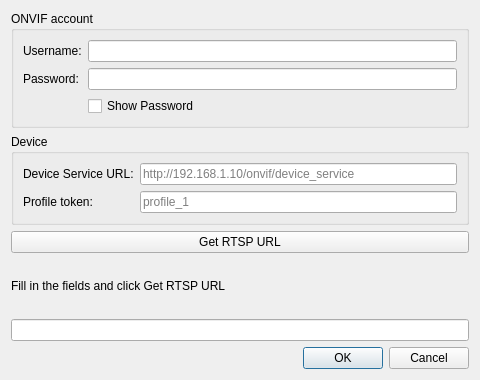
<?xml version="1.0" encoding="UTF-8"?>
<ui version="4.0">
 <class>COnvifManualAdd</class>
 <widget class="QDialog" name="COnvifManualAdd">
  <property name="geometry">
   <rect>
    <x>0</x>
    <y>0</y>
    <width>480</width>
    <height>380</height>
   </rect>
  </property>
  <property name="windowTitle">
   <string>ONVIF — manual add</string>
  </property>
  <layout class="QVBoxLayout" name="verticalLayout">
   <item>
    <widget class="QGroupBox" name="Credentials_GroupBox">
     <property name="title">
      <string>ONVIF account</string>
     </property>
     <layout class="QFormLayout" name="formLayout">
      <item row="0" column="0">
       <widget class="QLabel" name="Username_Label">
        <property name="text">
         <string>Username:</string>
        </property>
       </widget>
      </item>
      <item row="0" column="1">
       <widget class="QLineEdit" name="Username_Edit"/>
      </item>
      <item row="1" column="0">
       <widget class="QLabel" name="Password_Label">
        <property name="text">
         <string>Password:</string>
        </property>
       </widget>
      </item>
      <item row="1" column="1">
       <widget class="QLineEdit" name="Password_Edit">
        <property name="echoMode">
         <enum>QLineEdit::EchoMode::Password</enum>
        </property>
       </widget>
      </item>
      <item row="2" column="1">
       <widget class="QCheckBox" name="checkBox">
        <property name="text">
         <string>Show Password</string>
        </property>
       </widget>
      </item>
     </layout>
    </widget>
   </item>
   <item>
    <widget class="QGroupBox" name="Device_GroupBox">
     <property name="title">
      <string>Device</string>
     </property>
     <layout class="QFormLayout" name="formLayout_2">
      <item row="0" column="0">
       <widget class="QLabel" name="DeviceUrl_Label">
        <property name="text">
         <string>Device Service URL:</string>
        </property>
       </widget>
      </item>
      <item row="0" column="1">
       <widget class="QLineEdit" name="DeviceUrl_Edit">
        <property name="placeholderText">
         <string>http://192.168.1.10/onvif/device_service</string>
        </property>
       </widget>
      </item>
      <item row="1" column="0">
       <widget class="QLabel" name="ProfileToken_Label">
        <property name="text">
         <string>Profile token:</string>
        </property>
       </widget>
      </item>
      <item row="1" column="1">
       <widget class="QLineEdit" name="ProfileToken_Edit">
        <property name="placeholderText">
         <string>profile_1</string>
        </property>
       </widget>
      </item>
     </layout>
    </widget>
   </item>
   <item>
    <widget class="QPushButton" name="GetRtsp_Button">
     <property name="text">
      <string>Get RTSP URL</string>
     </property>
    </widget>
   </item>
   <item>
    <widget class="QLabel" name="Status_Label">
     <property name="text">
      <string>Fill in the fields and click Get RTSP URL</string>
     </property>
     <property name="wordWrap">
      <bool>true</bool>
     </property>
    </widget>
   </item>
   <item>
    <widget class="QLineEdit" name="RtspResult_Edit"/>
   </item>
   <item>
    <widget class="QDialogButtonBox" name="buttonBox">
     <property name="orientation">
      <enum>Qt::Orientation::Horizontal</enum>
     </property>
     <property name="standardButtons">
      <set>QDialogButtonBox::StandardButton::Cancel|QDialogButtonBox::StandardButton::Ok</set>
     </property>
    </widget>
   </item>
  </layout>
 </widget>
 <resources/>
 <connections/>
</ui>
